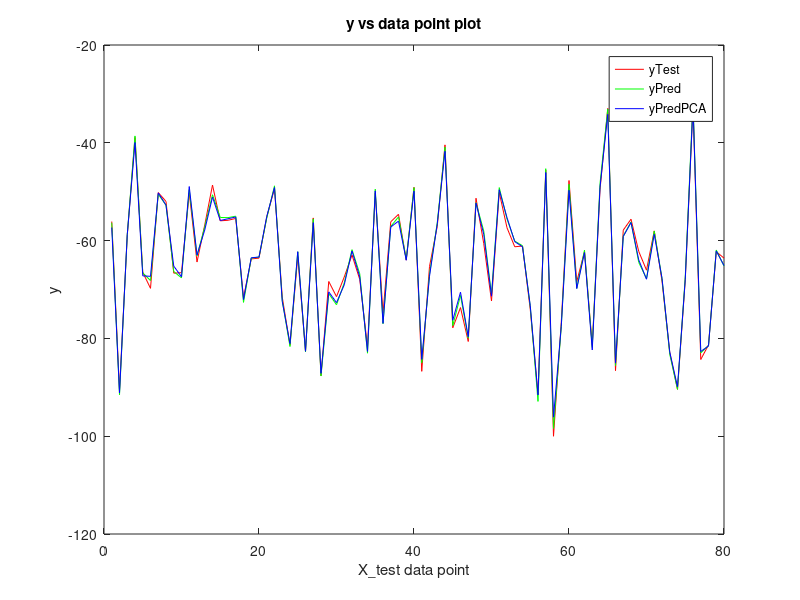

This chart was generated by the following MATLAB code:
%% loading data
clc

x1 = csvread('x1.csv');
x2 = csvread('x2.csv');
x3 = csvread('x3.csv');
x4 = csvread('x4.csv');
y = csvread('y.csv');

X = [x1, x2, x3, x4];
n = size(X,1);
p = size(X,2);

%% new data matrix after adding column of ones
X_new = [ones(n,1), X];
p_new = size(X_new, 2);

%% split the data into traing and testing matrix by (60% and 40%)
X_train = X_new(1:120, :);
X_test = X_new(121:end, :);
y_train = y(1:120, :);
y_test = y(121:end, :);

%% finding the beta hat for training data
beta_hat = X_train\y_train;
% display(beta_hat);

%% now applying svd decomposition on X_new
[U,S,V] = svd(X_train);

%% get the diag entry of S
sigma = diag(S);
% display(sigma);

%% compute the sigma ratios
sigma_sum = sum(sigma);
% display(sigma_sum);

%% creating a vector of size p-1 to store sigma ratios
sigma_ratio = zeros(p_new-1, 1);
sigma_ratio(1,1) = sigma(1,1);

for i = 2:p_new-1
    sigma_ratio(i,1) = sigma_ratio(i-1,1) + sigma(i,1);
end

sigma_ratio = sigma_ratio/sigma_sum;
% display(sigma_ratio);

%% calculating informative part and non informative part (removing lower sigma)
r = size(sigma,1) - 2;
U_I = U(:,1:r);
S_I = S(1:r,1:r);
V_I = V(:, 1:r);

%% calculating X informative and X non informative
X_I = U_I * S_I * V_I';
X_N = X_train - X_I;

%% calculating Wr

Wr = X_train * V_I;
% display(size(Wr));

%% calculating gamma hat for Wr
gamma_hat = Wr\y_train;

%% calculating beta hat pca using gamma hat
beta_hat_pca = V_I * gamma_hat;

%% testing prediction

y_pred = X_test * beta_hat;
y_pred_pca = X_test * beta_hat_pca;

% display(y_pred);
% display(y_pred_pca);

%% ploting prediction and actual value on testing data plot
test_data_point = 1:size(y_test,1);
test_data_point = test_data_point';

plot(test_data_point, y_test , 'r-');
hold on;
plot(test_data_point, y_pred, 'g-');
hold on
plot(test_data_point, y_pred_pca, 'b-');
hold off

title('y vs data point plot');
xlabel('X\_test data point') % x-axis label
ylabel('y') % y-axis label
legend('yTest','yPred', 'yPredPCA');

%% calculating covariance of beta hat
cov_beta_hat = cov(beta_hat);
display(cov_beta_hat);

%% calculating covariance of beta hat pca
cov_beta_hat_pca = cov(beta_hat_pca);
display(cov_beta_hat_pca);

%%  calculating rmse 
rmse_test_pred = sqrt(mean((y_test-y_pred).^2));
rmse_test_pred_pca = sqrt(mean((y_test-y_pred_pca).^2));
display(rmse_test_pred);
display(rmse_test_pred_pca);

%% save the prediction in separate csv file
csvwrite('y_pred.csv', y_pred);
csvwrite('y_pred_pca.csv', y_pred_pca);

%% from the out put clearly cov(beta_hat) >= cov(beta_hat_pca)